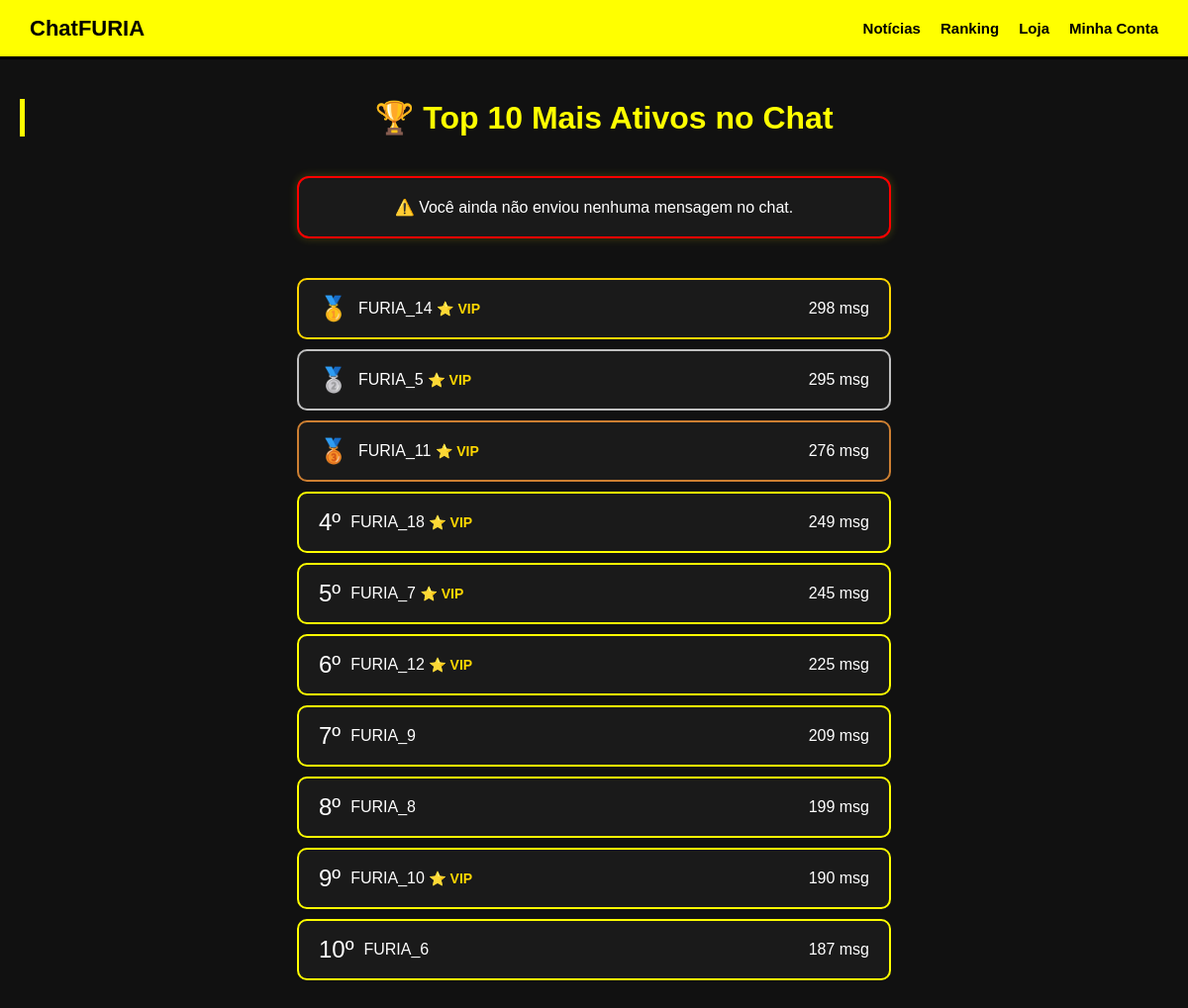
Page /ranking on the committed database.
### app/models/user.py (models this page shows, shortened)
class ChatStats(db.Model):
    id = db.Column(db.Integer, primary_key=True)
    user_id = db.Column(db.Integer, db.ForeignKey('user.id'), unique=True)
    total_mensagens = db.Column(db.Integer, default=0)
    user = db.relationship("User", backref=db.backref("chat_stats", uselist=False))

class User(db.Model):
    id = db.Column(db.Integer, primary_key=True)
    nome = db.Column(db.String(100))
    nascimento = db.Column(db.String(10))  # YYYY-MM-DD
    nick = db.Column(db.String(50))
    email = db.Column(db.String(150), unique=True, nullable=False)
    senha_hash = db.Column(db.String(256), nullable=True)
    is_vip = db.Column(db.Boolean, default=False)
    foto_url = db.Column(
        db.String(255),
        nullable=True,
        default='/static/images/default_avatar.png'  # ✅ Foto padrão para novos usuários
    )
    twitter_id = db.Column(db.String(50), unique=True, nullable=True)  # ✅ ID do Twitter
    discord_id = db.Column(db.String(50), unique=True, nullable=True)  # ✅ ID do Discord
    twitch_channel = db.Column(db.String(100))

### app/routes/main.py (the view, shortened to what this page needs)
@main.route("/ranking")
def ranking():
    email = session.get("user")
    user = User.query.filter_by(email=email).first() if email else None
    top_users = (
        ChatStats.query
        .join(User)
        .order_by(ChatStats.total_mensagens.desc())
        .limit(10)
        .all()
    )
    minha_posicao = None
    minhas_msgs = 0
    return render_template("ranking.html", top_users=top_users, minha_posicao=minha_posicao, minhas_msgs=minhas_msgs, user=user)

### app/routes/auth.py (called while the page is built)
@auth.before_app_request
def limpar_pendentes_expirados():
    limite = datetime.utcnow() - timedelta(hours=24)
    expirados = PendingUser.query.filter(PendingUser.criado_em < limite).all()
    for p in expirados:
        db.session.delete(p)
    if expirados:
        db.session.commit()

### app/templates/ranking.html (shortened to what this page needs)
<!DOCTYPE html>
<html lang="pt-BR">
<head>
</head>
<body>
  <header class="top-bar">
    <div class="top-left"><a href="/chat">Chat<span style="font-weight:900;">FURIA</span></a></div>
    <div class="top-right">
      <a href="/news">Notícias</a>
      <a href="/ranking">Ranking</a>
      <a href="https://www.furia.gg/" target="_blank">Loja</a>
      <a href="/painel">Minha Conta</a>
    </div>
  </header>
  <main>
    <h1>🏆 Top 10 Mais Ativos no Chat</h1>
    {% if minha_posicao %}
      <div class="sua-posicao">
        👤 <strong>{{ user.nick }}</strong>, sua posição é:
        <span>{{ minha_posicao }}º</span> com <strong>{{ minhas_msgs }}</strong> mensagens.
      </div>
    {% else %}
      <div class="sua-posicao" style="border-color: red;">
        ⚠️ Você ainda não enviou nenhuma mensagem no chat.
      </div>
    {% endif %}
    <div class="ranking">
      {% for stat in top_users %}
        <div class="rank-item">
          <div class="user-info">
            <span class="emoji">
              {% if loop.index == 1 %}🥇{% elif loop.index == 2 %}🥈{% elif loop.index == 3 %}🥉{% else %}{{ loop.index }}º{% endif %}
            </span>
            <span>
              {{ stat.user.nick }}
              {% if stat.user.is_vip %}<span class="vip-tag">⭐ VIP</span>{% endif %}
            </span>
          </div>
          <div>
            {{ stat.total_mensagens }} msg
          </div>
        </div>
      {% endfor %}
    </div>
  </main>
</body>
</html>

### app/templates/ranking.html (style rules this page uses)
* { box-sizing: border-box; }
html, body { margin: 0; padding: 0; background-color: #111; font-family: sans-serif; color: white; }
.top-bar { width: 100%; height: 60px; background-color: yellow; color: black; display: flex; justify-content: space-between; align-items: center; padding: 0 30px; font-weight: bold; border-bottom: 3px solid #000; position: fixed; top: 0; left: 0; z-index: 1000; }
.top-left { font-size: 22px; font-weight: 900; }
.top-left a { text-decoration: none; color: black; }
.top-right { display: flex; align-items: center; }
.top-right a { margin-left: 20px; text-decoration: none; color: black; font-size: 15px; transition: 0.2s; }
main { margin-top: 100px; padding: 0 20px 40px; }
h1 { color: yellow; border-left: 5px solid yellow; padding-left: 15px; margin-bottom: 30px; text-align: center; }
.ranking { max-width: 600px; margin: 0 auto; }
.rank-item { display: flex; justify-content: space-between; align-items: center; background-color: #1a1a1a; padding: 15px 20px; border: 2px solid yellow; border-radius: 10px; margin-bottom: 10px; }
.rank-item:first-child { border-color: gold; }
.rank-item:nth-child(2) { border-color: silver; }
.rank-item:nth-child(3) { border-color: #cd7f32; }
.user-info { display: flex; align-items: center; gap: 10px; }
.emoji { font-size: 24px; }
.vip-tag { color: gold; font-weight: bold; font-size: 14px; }
.sua-posicao { margin: 40px auto; max-width: 600px; background-color: #1a1a1a; border: 2px solid yellow; border-radius: 12px; padding: 20px; text-align: center; box-shadow: 0 0 10px rgba(255, 255, 0, 0.2); }

### rows in the picture
ChatStats: user.nick "FURIA_14", shows "⭐ VIP", total_mensagens "298"
ChatStats: user.nick "FURIA_5", shows "⭐ VIP", total_mensagens "295"
ChatStats: user.nick "FURIA_11", shows "⭐ VIP", total_mensagens "276"
ChatStats: user.nick "FURIA_18", shows "⭐ VIP", total_mensagens "249"
ChatStats: user.nick "FURIA_7", shows "⭐ VIP", total_mensagens "245"
ChatStats: user.nick "FURIA_12", shows "⭐ VIP", total_mensagens "225"
ChatStats: user.nick "FURIA_9", total_mensagens "209"
ChatStats: user.nick "FURIA_8", total_mensagens "199"
ChatStats: user.nick "FURIA_10", shows "⭐ VIP", total_mensagens "190"
ChatStats: user.nick "FURIA_6", total_mensagens "187"
